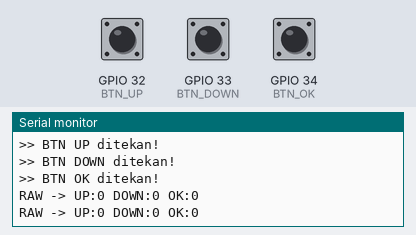
This sketch was run on a simulated ESP32. Parts: the last lines printed to the serial monitor. The inputs (shaded band) are chosen by the test bench; at power-on: GPIO 32 (BTN_UP) LOW, GPIO 33 (BTN_DOWN) LOW, GPIO 34 (BTN_OK) LOW.

Above: at 1.7 s.
1.8 s: GPIO 32 (BTN_UP) pulled HIGH for 1 s
At 2.96 s:
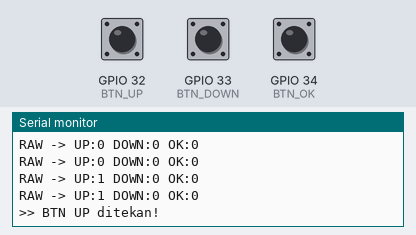
4.3 s: GPIO 33 (BTN_DOWN) pulled HIGH for 1 s
At 5.46 s:
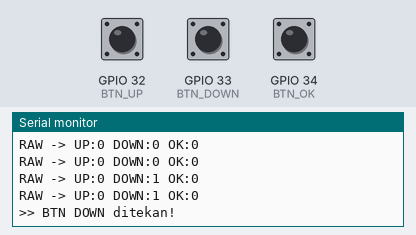
6.8 s: GPIO 34 (BTN_OK) pulled HIGH for 1 s
At 7.96 s:
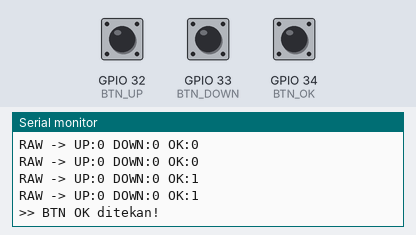

The sketch:

button_test.ino
```cpp
/**
 * Test Button Master
 * BTN_UP  : GPIO 32
 * BTN_DOWN: GPIO 33
 * BTN_OK  : GPIO 34
 * Pull-up eksternal, aktif LOW
 */

#define BTN_UP    32
#define BTN_DOWN  33
#define BTN_OK    34

#define DEBOUNCE_MS 50

unsigned long btnLastTime[3]  = {0, 0, 0};
bool          btnLastState[3] = {HIGH, HIGH, HIGH};

bool btnPressed(int idx) {
    const int pins[3] = {BTN_UP, BTN_DOWN, BTN_OK};
    bool cur = digitalRead(pins[idx]);
    if (cur == LOW && btnLastState[idx] == HIGH) {
        if (millis() - btnLastTime[idx] > DEBOUNCE_MS) {
            btnLastTime[idx] = millis();
            btnLastState[idx] = LOW;
            return true;
        }
    }
    if (cur == HIGH) btnLastState[idx] = HIGH;
    return false;
}

void setup() {
    Serial.begin(115200);
    delay(500);

    pinMode(BTN_UP,   INPUT);
    pinMode(BTN_DOWN, INPUT);
    pinMode(BTN_OK,   INPUT);

    Serial.println("=== Button Test ===");
    Serial.println("Tekan button untuk test");
    Serial.println("Raw state awal:");
    Serial.printf("  UP:%d  DOWN:%d  OK:%d\n",
        digitalRead(BTN_UP),
        digitalRead(BTN_DOWN),
        digitalRead(BTN_OK));
}

void loop() {
    // Tampilkan raw state tiap 500ms
    static unsigned long lastPrint = 0;
    if (millis() - lastPrint > 500) {
        lastPrint = millis();
        Serial.printf("RAW -> UP:%d DOWN:%d OK:%d\n",
            digitalRead(BTN_UP),
            digitalRead(BTN_DOWN),
            digitalRead(BTN_OK));
    }

    // Deteksi press
    if (btnPressed(0)) Serial.println(">> BTN UP ditekan!");
    if (btnPressed(1)) Serial.println(">> BTN DOWN ditekan!");
    if (btnPressed(2)) Serial.println(">> BTN OK ditekan!");
}
```

Measured:
- after the input at 1.8 s, the serial monitor: prints a new line after 0.20 s (image 1)
- after the input at 4.3 s, the serial monitor: prints a new line after 0.21 s (image 2)
- after the input at 6.8 s, the serial monitor: prints a new line after 0.21 s (image 3)
